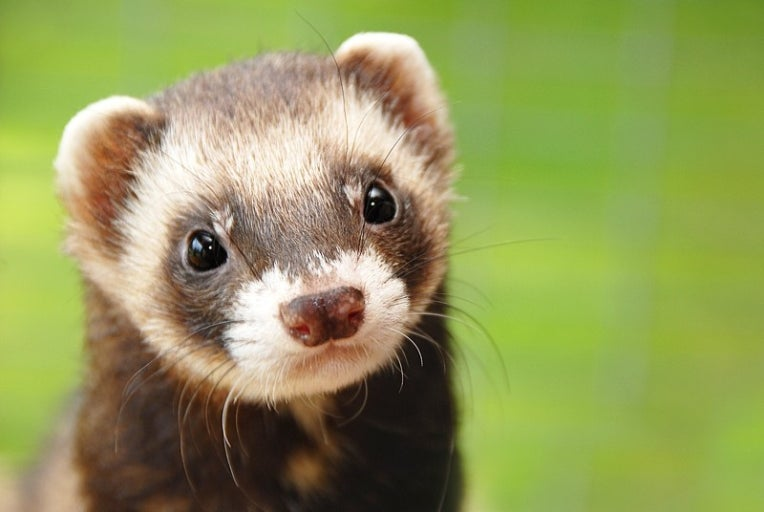
#> input picture ferret.jpeg, 764 x 512 px
$ python cartoon-rendering.py
#> lines starting #> are read from the running program, lines starting #| are printed output that depends on the picture; after the words box and inside, x2 and y2 are one past the last pixel; in counts of white or black regions, pixels touching at a corner belong together
import cv2
import numpy as np

img = cv2.imread('ferret.jpeg')
#> img is the input picture: shape (512, 764, 3); mean B, G, R 88.1, 153.5, 146.1

# 경계는 유지하면서 내부 색을 단색에 가깝게 뭉갬
color = img.copy()
for _ in range(10):
    color = cv2.bilateralFilter(color, d=9, sigmaColor=200, sigmaSpace=200)

# 만화 특유의 선명하고 진한 색감
hsv = cv2.cvtColor(color, cv2.COLOR_BGR2HSV).astype(np.float32)
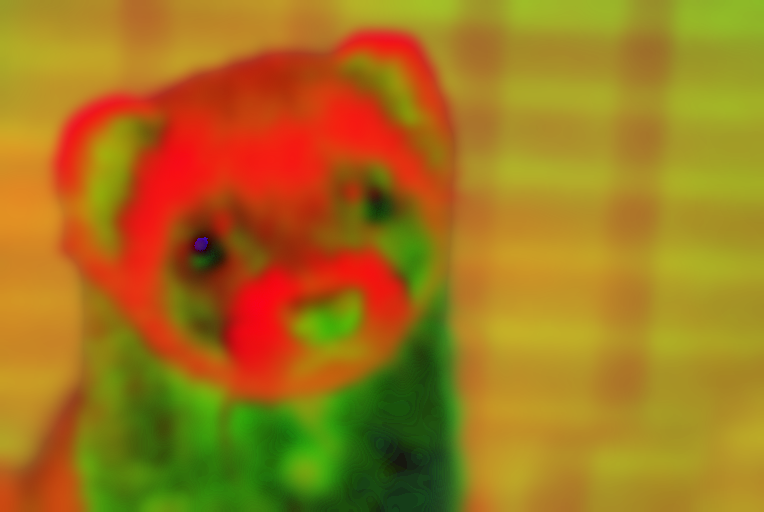
#> hsv: shape (512, 764, 3) float32; mean B, G, R 28.2, 118.1, 162.9
hsv[:, :, 1] = np.clip(hsv[:, :, 1] * 2.2, 0, 255)   # 채도 2.2배
hsv[:, :, 2] = np.clip(hsv[:, :, 2] * 1.1, 0, 255)   # 명도 살짝 올림
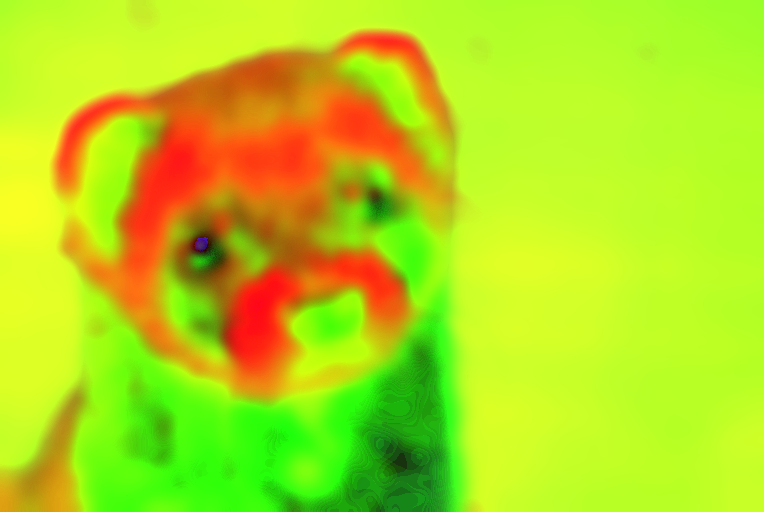
#> hsv: shape (512, 764, 3) float32; mean B, G, R 28.2, 217.9, 178.8
color = cv2.cvtColor(hsv.astype(np.uint8), cv2.COLOR_HSV2BGR)

# 굵고 선명한 윤곽선 추출
gray = cv2.cvtColor(img, cv2.COLOR_BGR2GRAY)
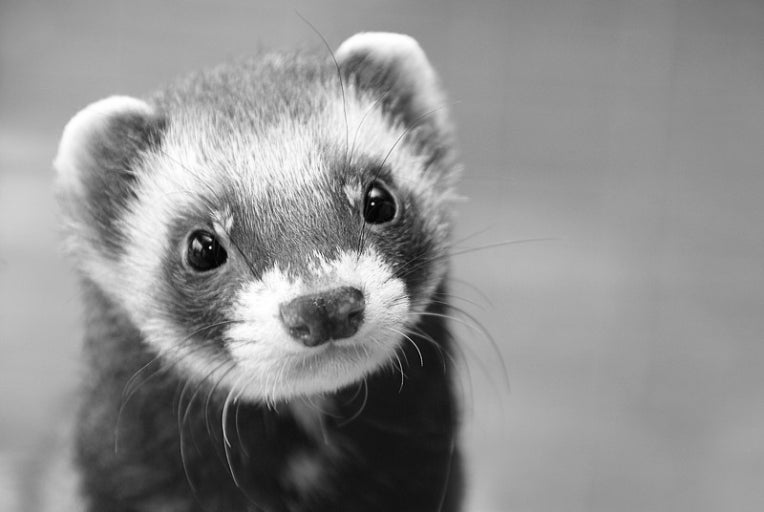
#> gray: shape (512, 764); min 0, max 255, mean 143.8
gray = cv2.medianBlur(gray, 7)

# Adaptive Threshold로 세밀한 윤곽선
edges_adapt = cv2.adaptiveThreshold(gray, 255, cv2.ADAPTIVE_THRESH_MEAN_C,
                                     cv2.THRESH_BINARY, 9, 2)
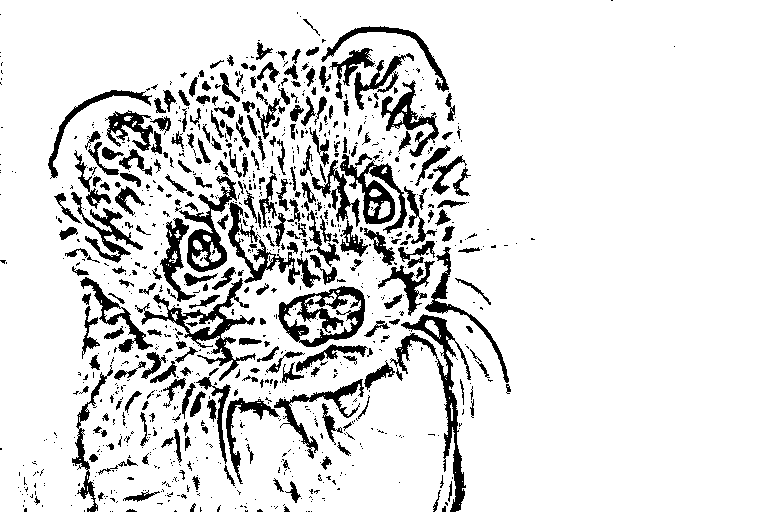
#> edges_adapt: shape (512, 764); 86.9% white; 978 black regions (699 under 20 px), largest, box (x1, y1, x2, y2) and area: (390, 314, 471, 512) 2654, (278, 286, 365, 347) 2237, (135, 278, 256, 381) 2170

# Canny로 굵은 외곽선 추가
edges_canny = cv2.Canny(gray, 30, 100)
#> edges_canny: shape (512, 764); 2.8% white in thin lines or dots, all inside (x1, y1, x2, y2) = (54, 32, 504, 512)
kernel = np.ones((2, 2), np.uint8)
edges_canny = cv2.dilate(edges_canny, kernel, iterations=1)  # 선 굵게
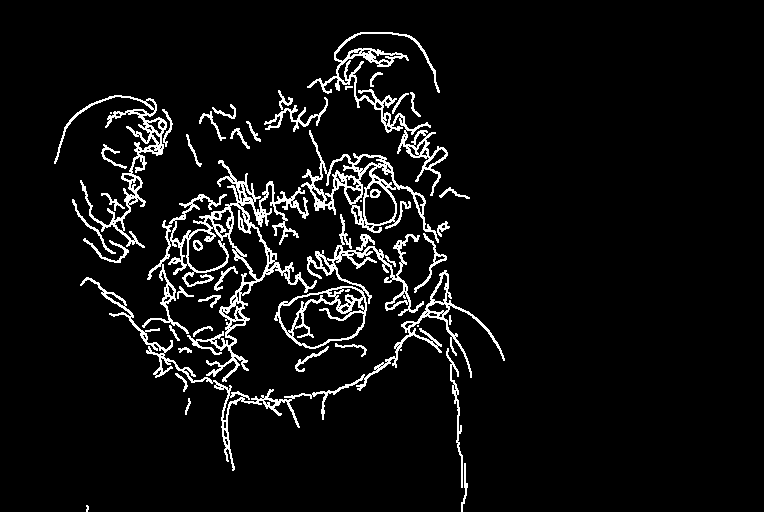
#> edges_canny: shape (512, 764); 6.1% white in thin lines or dots, all inside (x1, y1, x2, y2) = (54, 32, 505, 512)
edges_canny_inv = cv2.bitwise_not(edges_canny)

# 두 에지 합치기 (AND → 둘 다 선인 곳만 선으로)
edges = cv2.bitwise_and(edges_adapt, edges_canny_inv)
#> edges: shape (512, 764); 83.3% white; 758 black regions (588 under 20 px), largest, box (x1, y1, x2, y2) and area: (80, 127, 509, 512) 36585, (306, 26, 471, 199) 6577, (48, 90, 176, 263) 6461

# 색 + 윤곽선 합성
cartoon = cv2.bitwise_and(color, color, mask=edges)

# 경계를 한 번 더 또렷하게
blurred = cv2.GaussianBlur(cartoon, (0, 0), 3)
cartoon = cv2.addWeighted(cartoon, 1.5, blurred, -0.5, 0)

# ── 원본과 나란히 비교 ────────────────────────────────────────────────
h, w = img.shape[:2]
#> h = 512; w = 764

# 화면에 맞게 축소
max_w = 700
if w > max_w:
    scale = max_w / w
#> scale = 0.916
    img     = cv2.resize(img,     (int(w * scale), int(h * scale)))
#> img: shape (469, 700, 3)
    cartoon = cv2.resize(cartoon, (int(w * scale), int(h * scale)))
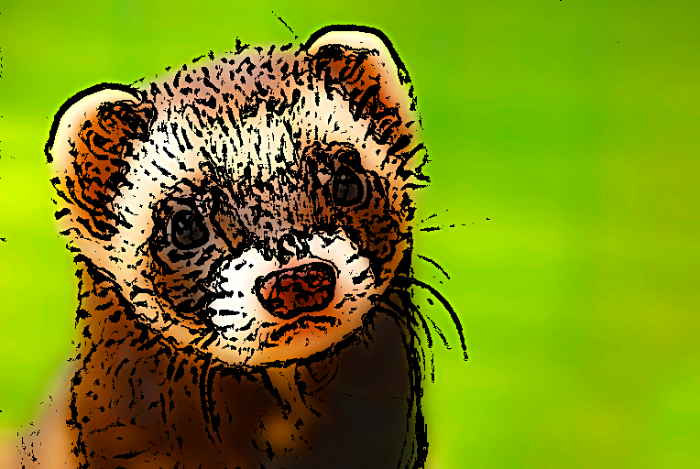
#> cartoon: shape (469, 700, 3); mean B, G, R 21, 141.4, 122.7
    h, w = img.shape[:2]
#> h = 469; w = 700

# 구분선
divider = np.full((h, 4, 3), 255, dtype=np.uint8)
combined = np.hstack([img, divider, cartoon])

# 라벨
font = cv2.FONT_HERSHEY_DUPLEX
cv2.putText(combined, "Original", (10, 30),
            font, 0.9, (255, 255, 255), 2, cv2.LINE_AA)
cv2.putText(combined, "Cartoon",  (w + 14, 30),
            font, 0.9, (100, 220, 100), 2, cv2.LINE_AA)
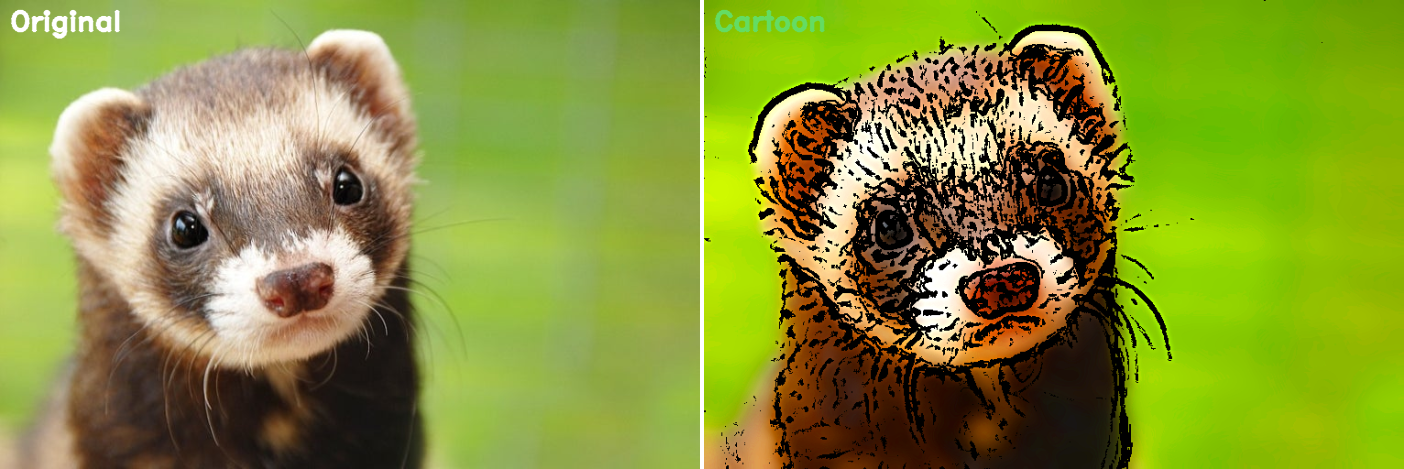
#> combined: shape (469, 1404, 3); mean B, G, R 55.6, 147.9, 134.8

# Display
cv2.imshow("Original  vs  Cartoon", combined)
cv2.waitKey(0)
cv2.destroyAllWindows()

# Save
cv2.imwrite('result.jpg', cartoon)
print("저장 완료: result.jpg")
